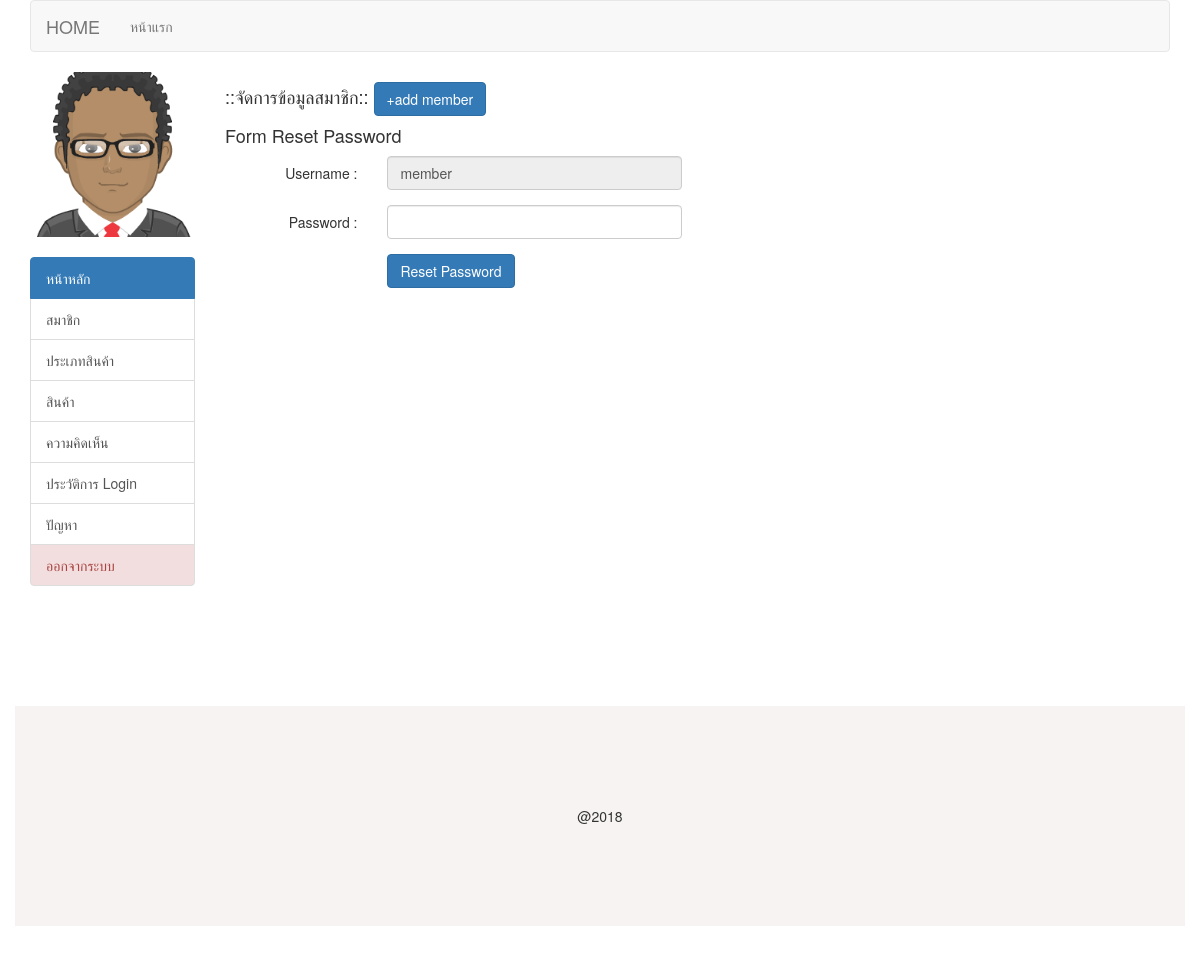
The page /admin/member.php?ID=2&act=rwd (signed in) on the database its author committed.
### tables this page shows
CREATE TABLE `tbl_member` (
  `m_id` int(11) NOT NULL,
  `m_username` varchar(50) NOT NULL,
  `m_password` varchar(128) NOT NULL,
  `m_fname` varchar(20) NOT NULL,
  `m_name` varchar(100) NOT NULL,
  `m_lname` varchar(100) NOT NULL,
  `m_email` varchar(50) NOT NULL,
  `m_phone` varchar(20) NOT NULL,
  `m_img` varchar(50) NOT NULL,
  `m_level` varchar(10) NOT NULL,
  `m_datesave` timestamp NOT NULL DEFAULT CURRENT_TIMESTAMP
);

### admin/member_form_rwd.php (the view, shortened to what this page needs)
<?php
$ID = $_GET['ID'];
$sql = "SELECT * FROM tbl_member WHERE m_id=$ID";
$result = mysqli_query($condb, $sql) or die ("Error in query: $sql " . mysqli_error());
$row = mysqli_fetch_array($result);
extract($row);
?>
<h4> Form Reset Password </h4>
<form action="member_form_rwd_db.php" method="post" class="form-horizontal" enctype="multipart/form-data">
  <div class="form-group">
    <div class="col-sm-2 control-label">
      Username :
    </div>
    <div class="col-sm-4">
      <input type="text" name="m_username" required class="form-control" autocomplete="off" value="<?php echo $row['m_username'];?>" disabled>
    </div>
  </div>
  <div class="form-group">
    <div class="col-sm-2 control-label">
      Password :
    </div>
    <div class="col-sm-4">
      <input type="password" name="m_password" required class="form-control">
    </div>
  </div>
  <div class="form-group">
    <div class="col-sm-2">
    </div>
    <div class="col-sm-4">
      <button type="submit" class="btn btn-primary">Reset Password</button>
    </div>
  </div>
</form>

### admin/menu_l.php
<img src="../mimg/<?php echo $m_img;?>" alt="" width="100%">
<br><br>
<div class="list-group">
	<a href="index.php" class="list-group-item active">
		หน้าหลัก
	</a>
	<a href="member.php" class="list-group-item">สมาชิก</a>
	<a href="prdtype.php" class="list-group-item">ประเภทสินค้า</a>
	<a href="prd.php" class="list-group-item">สินค้า</a>
	<a href="comment.php" class="list-group-item">ความคิดเห็น</a>
	<a href="index.php?act=log_login" class="list-group-item">ประวัติการ Login</a>
	<a href="problem.php" class="list-group-item">ปัญหา</a>
	<a href="../logout.php" onclick="return confirm('Confirm?');" class="list-group-item list-group-item-danger">ออกจากระบบ</a>
</div>

### rows shown on the page
tbl_member: m_img (picture)
tbl_member: m_username "member"
